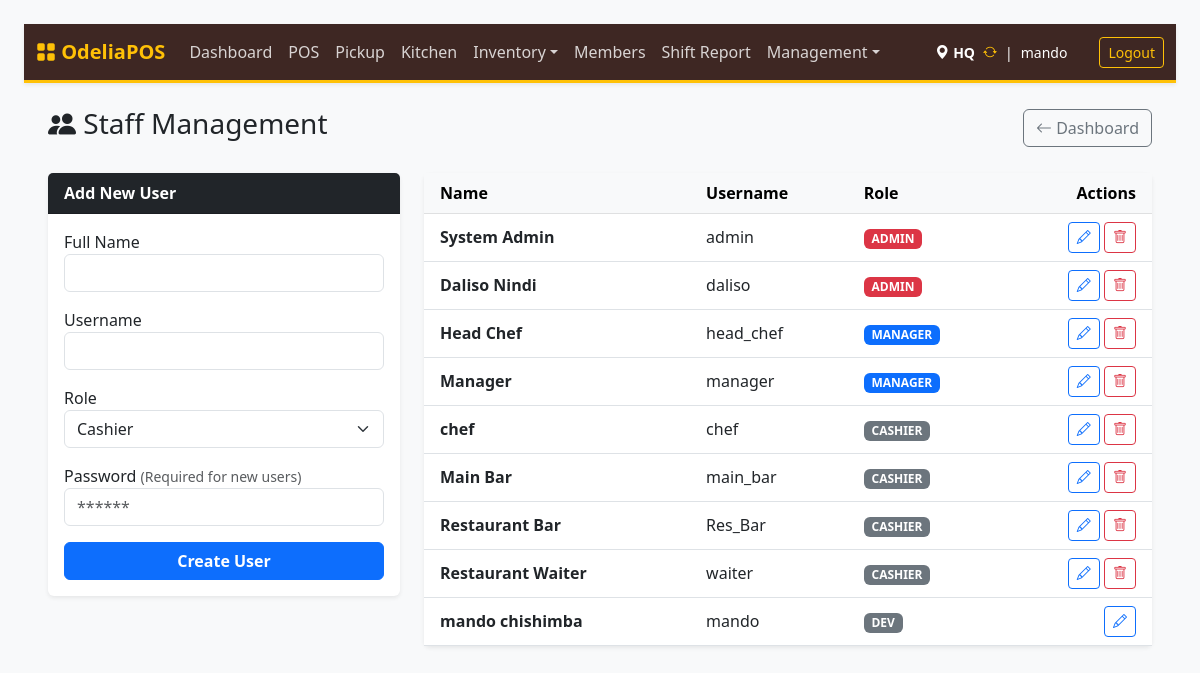
The app's page /index.php?page=users (signed in) with its own data.
### tables this page shows
CREATE TABLE `users` (
  `id` int NOT NULL AUTO_INCREMENT,
  `username` varchar(50) NOT NULL,
  `full_name` varchar(100) DEFAULT NULL,
  `password_hash` varchar(255) NOT NULL,
  `role` enum('admin','shopkeeper','manager','cashier','dev','chef','waiter','head_chef','bartender') NOT NULL DEFAULT 'cashier',
  `location_id` int DEFAULT NULL,
  `created_at` timestamp NULL DEFAULT CURRENT_TIMESTAMP,
  `force_password_change` tinyint(1) DEFAULT '0',
  `is_active` tinyint(1) DEFAULT '1',
  PRIMARY KEY (`id`),
  UNIQUE KEY `username` (`username`),
  KEY `location_id` (`location_id`),
  CONSTRAINT `users_ibfk_1` FOREIGN KEY (`location_id`) REFERENCES `locations` (`id`) ON DELETE SET NULL
);

### src/users.php (called while the page is built, shortened)
<?php
$users = $pdo->query("SELECT * FROM users WHERE is_active = 1 ORDER BY role, username")->fetchAll();
?>

### templates/users.php (the view, shortened to what this page needs)
<!DOCTYPE html>
<html lang="en">
<head>
    <link href="https://cdn.jsdelivr.net/npm/bootstrap@5.3.0/dist/css/bootstrap.min.css" rel="stylesheet">
    <link rel="stylesheet" href="https://cdn.jsdelivr.net/npm/bootstrap-icons@1.10.5/font/bootstrap-icons.css">
</head>
<body class="p-4">
<div class="d-flex justify-content-between align-items-center mb-4">
    <h3><i class="bi bi-people-fill"></i> Staff Management</h3>
    <a href="index.php?page=dashboard" class="btn btn-outline-secondary"><i class="bi bi-arrow-left"></i> Dashboard</a>
</div>
<div class="row">
    <div class="col-md-4">
        <div class="card shadow-sm border-0">
            <div class="card-header bg-dark text-white fw-bold d-flex justify-content-between align-items-center">
                <span id="formTitle">Add New User</span>
            </div>
            <div class="card-body">
                <form method="POST">
                    <div class="mb-3">
                        <label>Full Name</label>
                        <input type="text" name="full_name" id="fullName" class="form-control" required>
                    </div>
                    <div class="mb-3">
                        <label>Username</label>
                        <input type="text" name="username" id="username" class="form-control" required>
                    </div>
                    <div class="mb-3">
                        <label>Role</label>
                        <select name="role" id="role" class="form-select">
                            <option value="cashier">Cashier</option>
                        </select>
                    </div>
                    <div class="mb-3">
                        <label>Password <small class="text-muted" id="passHelp">(Required for new users)</small></label>
                        <input type="password" name="password" class="form-control" placeholder="******">
                    </div>
                    <div class="d-grid">
                        <button type="submit" class="btn btn-primary fw-bold" id="btnSubmit">Create User</button>
                    </div>
                </form>
            </div>
        </div>
    </div>
    <div class="col-md-8">
        <div class="card shadow-sm border-0">
            <div class="card-body p-0">
                <table class="table table-hover mb-0 align-middle">
                    <thead class="table-light">
                        <tr>
                            <th class="ps-3">Name</th>
                            <th>Username</th>
                            <th>Role</th>
                            <th class="text-end pe-3">Actions</th>
                        </tr>
                    </thead>
                    <tbody>
                        <?php foreach($users as $u): ?>
                        <tr>
                            <td class="ps-3 fw-bold"><?= htmlspecialchars($u['full_name']) ?></td>
                            <td><?= htmlspecialchars($u['username']) ?></td>
                            <td><span class="badge bg-<?= $u['role'] == 'admin' ? 'danger' : ($u['role'] == 'manager' ? 'primary' : 'secondary') ?>"><?= strtoupper($u['role']) ?></span></td>
                            <td class="text-end pe-3">
                                <button class="btn btn-sm btn-outline-primary" onclick='editUser(<?= json_encode($u) ?>)'><i class="bi bi-pencil"></i></button>
                                <?php if($u['id'] != $_SESSION['user_id']): ?>
                                <form method="POST" class="d-inline" onsubmit="return confirmDeactivate(event)">
                                    <button class="btn btn-sm btn-outline-danger" title="Deactivate"><i class="bi bi-trash"></i></button>
                                </form>
                                <?php endif; ?>
                            </td>
                        </tr>
                        <?php endforeach; ?>
                    </tbody>
                </table>
            </div>
        </div>
    </div>
</div>
</body>
</html>

### templates/header.php (style rules this page uses)
:root { --theme-brown: #3e2723; --theme-gold: #ffc107; --theme-gold-dark: #d39e00; --theme-orange: #fd7e14; --theme-bg: #fff8e1; }
body { background-color: var(--theme-bg); color: var(--theme-brown); }

### templates/users.php (style rules this page uses)
body { background-color: #f8f9fa; }

### records on screen
users: full_name "System Admin", username "admin", role "ADMIN"
users: full_name "Daliso Nindi", username "daliso", role "ADMIN"
users: full_name "Head Chef", username "head_chef", role "MANAGER"
users: full_name "Manager", username "manager", role "MANAGER"
users: full_name "chef", username "chef", role "CASHIER"
users: full_name "Main Bar", username "main_bar", role "CASHIER"
users: full_name "Restaurant Bar", username "Res_Bar", role "CASHIER"
users: full_name "Restaurant Waiter", username "waiter", role "CASHIER"
users: full_name "mando chishimba", username "mando", role "DEV"

### other values on screen
$_SESSION['location_name'] "HQ"
$_SESSION['username'] "mando"
